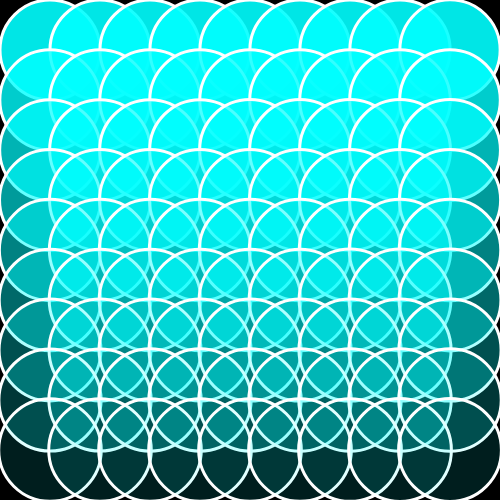
Frame 1 (no input)
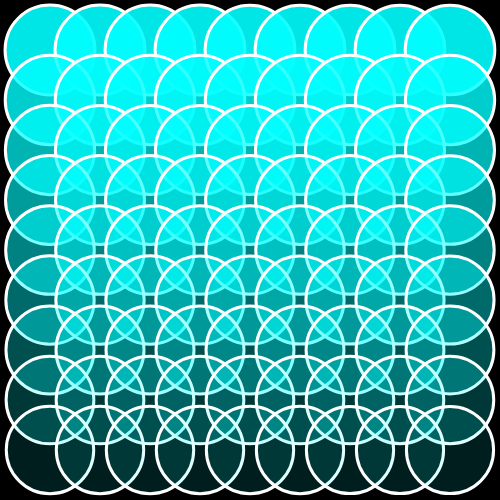
Frame 60 (no input)
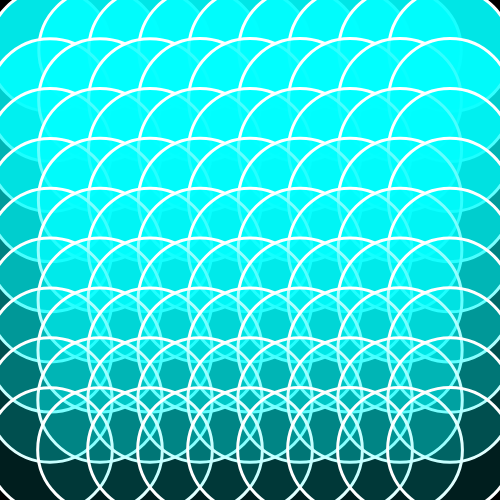
Frame 120 (the mouse pressed at the canvas centre since frame 60)

The p5.js sketch that drew these frames (run headless with seeded random() and noise() and a simulated clock; from frame 60 on, the mouse is pressed at the canvas centre):

// p5.js sketch
// ── sketch.js
//I used the website below as a guide to help me create my piece
 //https://editor.p5js.org/myhow/sketches/Skm4vC0d7

var maxDiameter;
var theta;

function setup() {
  createCanvas(500,500);

  maxDiameter = width/10;
    theta = 0;

}

function draw() {
  background(0);
  stroke(255)
  strokeWeight(3);

  let rows = width/55;
  let col = height/55;
  let circD = width/100;
  let distanceX = width/10;
  let distanceY = height/10;

  for (var r = 1; r<= rows; r++) {
    for (var c = 1; c <= col; c++){

  var diam = width/5 + sin(theta) * maxDiameter ;
  fill(0,255,255,255-25 * r);
  ellipse(c * distanceX, r * distanceY, diam, diam);

    // gives the circles the pulsing movement
    theta += .0007;
    }
  }
}
